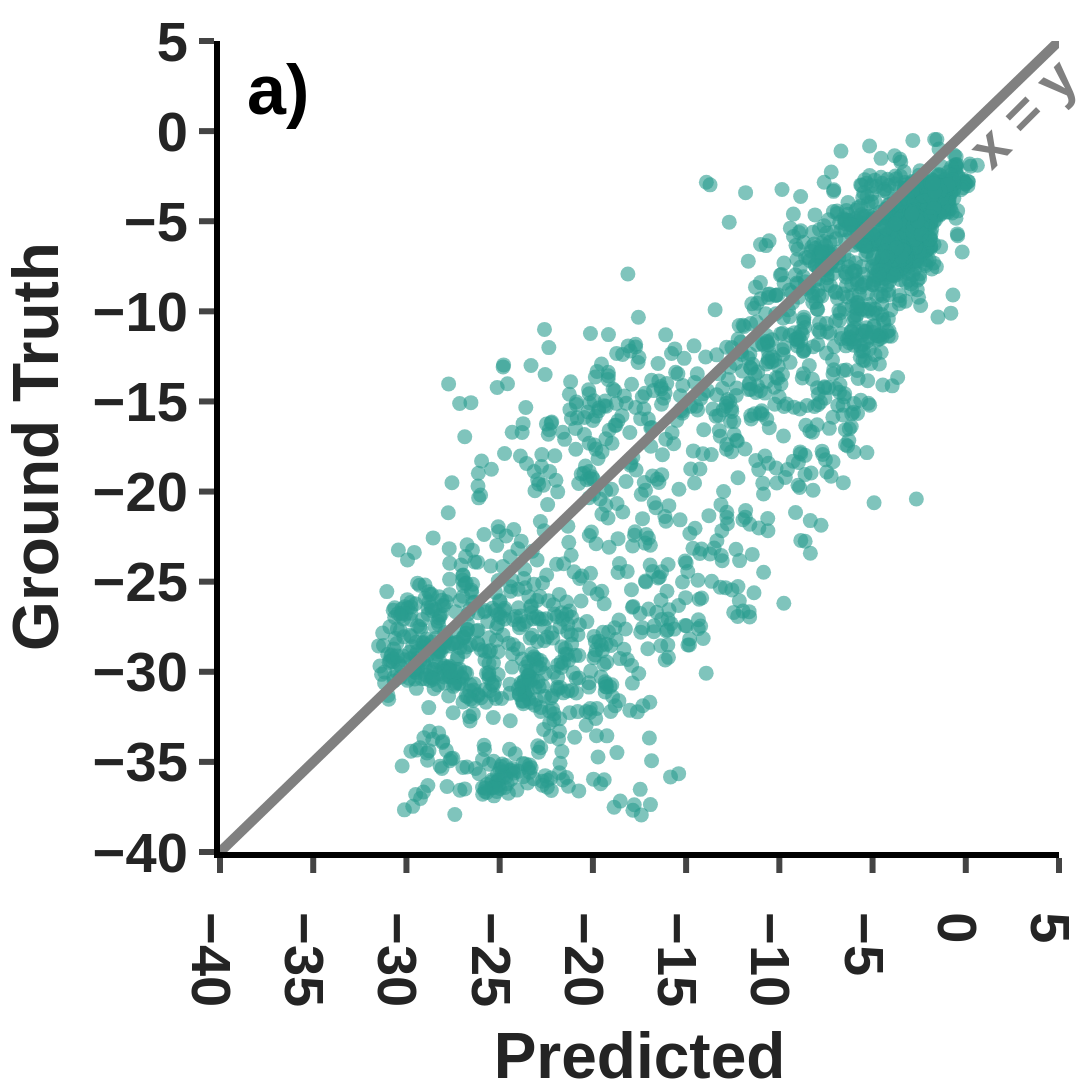

Notebook code for this chart:
### Markdown cell above
### Performance plot

### Code cell
x, y = y_pred_sm, y_test

fig = go.Figure()
fig.add_trace(
    go.Scatter(
        x=x, y=y,
        mode='markers',
        marker=dict(size=15, opacity=0.6, color='#2a9d8f'),
        # marker=dict(size=15, opacity=0.6, color='#39BCBC'),
        name='Data',
        showlegend=False
    )
)

fig.add_trace(
    go.Scatter(
        x=[-40, 5], y=[-40, 5],
        mode='lines',
        line=dict(color='Gray', width=10),
        showlegend=False
    )
)

fig.add_annotation(
    x=3, y=1,
    text="x = y",
    showarrow=False,
    font=dict(size=56, weight='bold', family="Arial", color="gray"),
    textangle=-45
)

fig.add_annotation(
    x=0.03, y=0.99,
    xref="paper", yref="paper",
    text="a)",
    showarrow=False,
    font=dict(size=70, weight='bold', family="Arial", color="black"),
    xanchor="left",
    yanchor="top"
)

fig.update_layout(
    height=1200,
    width=1400,
    xaxis = dict(
        title = dict(text='Predicted', standoff=30),
        tickfont=dict(size=56, family='Arial', weight='bold'),
        titlefont=dict(size=64, family='Arial', weight='bold'),
        linewidth=6, linecolor='black',
        range=[-40, 5],
        tickwidth=6, ticklen=15
    ),
    yaxis = dict(
        title = dict(text='Ground Truth', standoff=30),
        tickfont=dict(size=56, family='Arial', weight='bold'),
        titlefont=dict(size=64, family='Arial', weight='bold'),
        linewidth=6, linecolor='black',
        range=[-40, 5],
        tickwidth=6, ticklen=15
    ),
    margin=dict(t=10, b=180, l=220, r=10),
    template='simple_white'
)

fig.show()

### Figure 1 — Plotly figure (JSON) as saved in the notebook; plotly's stock layout.template omitted (floating-point values rounded to 4 significant figures; data arrays with more than 128 entries replaced by an {"elided": "..."} marker saying what was removed)
{"data": [{"marker": {"color": "#2a9d8f", "opacity": 0.6, "size": 15}, "mode": "markers", "name": "Data", "showlegend": false, "type": "scatter", "x": {"elided": "2058 float values"}, "y": {"elided": "2058 float values"}}, {"line": {"color": "Gray", "width": 10}, "mode": "lines", "showlegend": false, "type": "scatter", "x": [-40, 5], "y": [-40, 5]}], "layout": {"annotations": [{"font": {"color": "gray", "family": "Arial", "size": 56, "weight": "bold"}, "showarrow": false, "text": "x = y", "textangle": -45, "x": 3, "y": 1}, {"font": {"color": "black", "family": "Arial", "size": 70, "weight": "bold"}, "showarrow": false, "text": "a)", "x": 0.03, "xanchor": "left", "xref": "paper", "y": 0.99, "yanchor": "top", "yref": "paper"}], "height": 1200, "margin": {"b": 180, "l": 220, "r": 10, "t": 10}, "width": 1400, "xaxis": {"linecolor": "black", "linewidth": 6, "range": [-40, 5], "tickfont": {"family": "Arial", "size": 56, "weight": "bold"}, "ticklen": 15, "tickwidth": 6, "title": {"font": {"family": "Arial", "size": 64, "weight": "bold"}, "standoff": 30, "text": "Predicted"}}, "yaxis": {"linecolor": "black", "linewidth": 6, "range": [-40, 5], "tickfont": {"family": "Arial", "size": 56, "weight": "bold"}, "ticklen": 15, "tickwidth": 6, "title": {"font": {"family": "Arial", "size": 64, "weight": "bold"}, "standoff": 30, "text": "Ground Truth"}}}}
